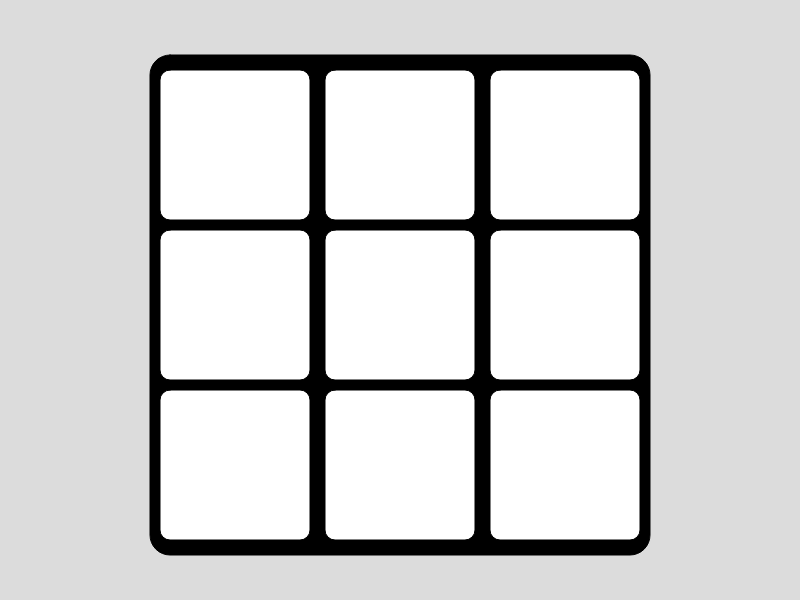
Frame 1 (no input)
Frame 60 (no input): identical to frame 1, image omitted
Frame 120 (the mouse pressed at the canvas centre since frame 60): identical to frame 1, image omitted

The p5.js sketch that drew this single still picture (run headless with seeded random() and noise() and a simulated clock; from frame 60 on, the mouse is pressed at the canvas centre):

// p5.js sketch
// ── sketch.js
function setup() {
  createCanvas(800, 600);
}

function draw(){
  background(220);

  fill("black")
  rect(150, 55, 500, 500, 20)

  fill("white")
  rect(160, 70, 150, 150, 10)//links boven
  rect(325, 70, 150, 150, 10)//midden boven
  rect(490, 70, 150, 150, 10)//rechts boven

  rect(160, 230, 150, 150, 10)//links midden
  rect(325, 230, 150, 150, 10)//midden midden
  rect(490, 230, 150, 150, 10)//rechts midden

  rect(160, 390, 150, 150, 10)//links onder
  rect(325, 390, 150, 150, 10)//links midden
  rect(490, 390, 150, 150, 10)//rechts onder

   

}
